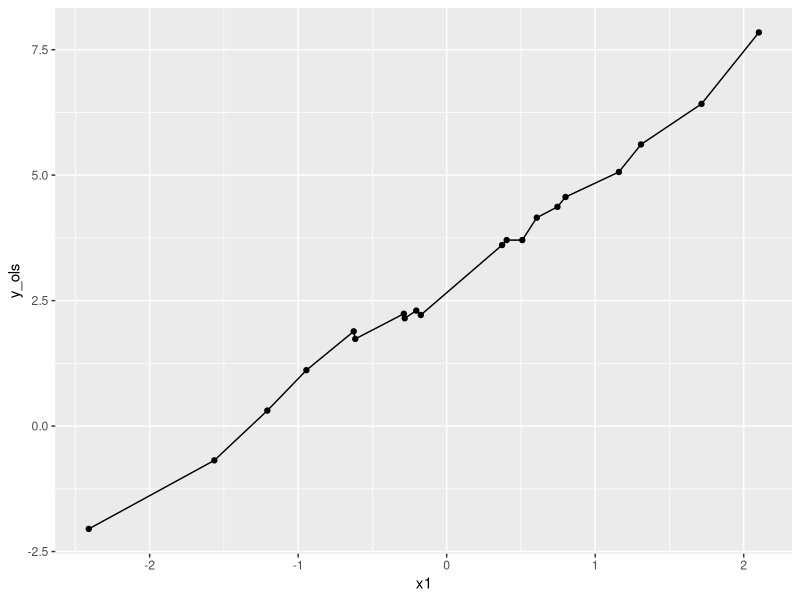
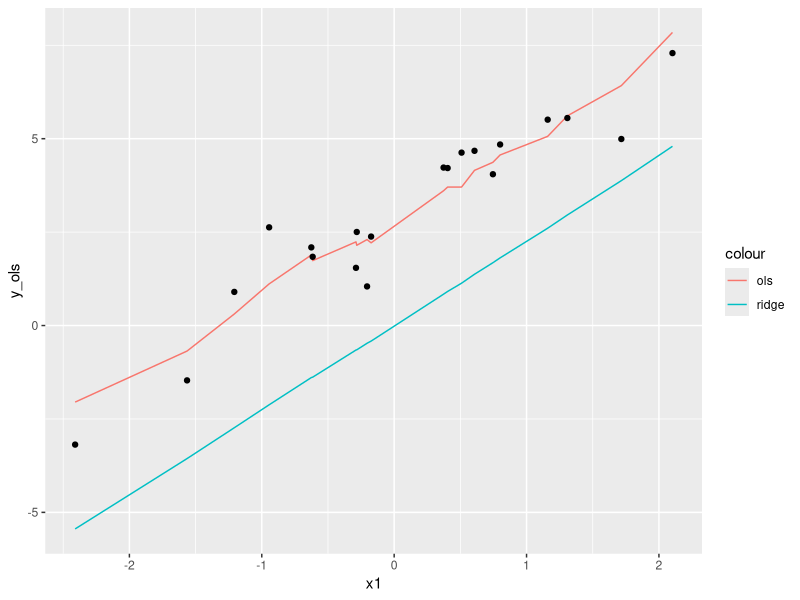
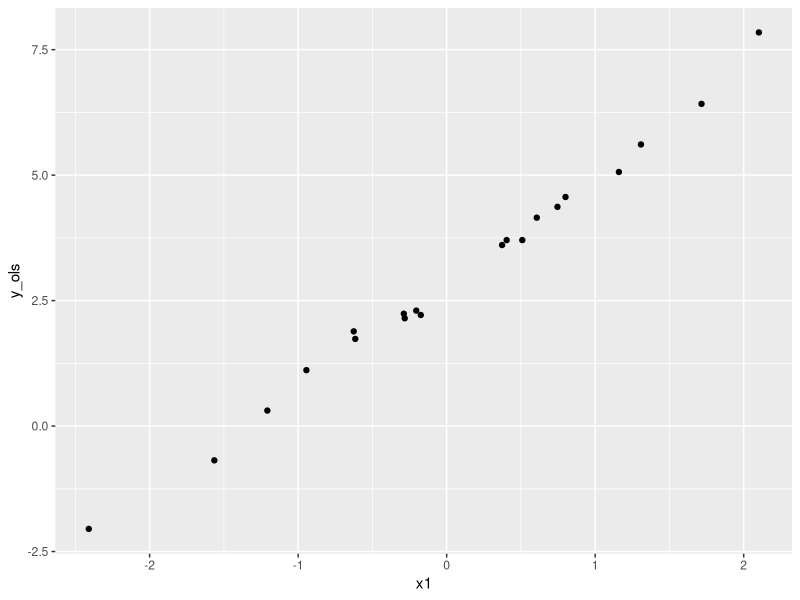

These figures' R source, in order:


x1  <- rnorm(20)
x2  <- rnorm(20, mean=x1, sd=.01)
y  <-  rnorm(20, mean=3+x1+x2)

# ols model
ols_coef = lm(y~x1+x2)$coef
y_ols = ols_coef[1] + ols_coef[2] * x1 + ols_coef[3] * x2
y_ols
# ridge
library(MASS)
ridge_coef = lm.ridge(y~x1+x2, lambda=1)$coef
y_rid = ridge_coef[1] * x1 + ridge_coef[2] * x2




library(ggplot2)
df <- data.frame(x1,x2,y, y_ols, y_rid)

q <- qplot(x1, y_ols, data=df)
q + geom_line()


ggplot(df, aes(x1))+geom_line(aes(y=y_ols, colour="ols"))+geom_line(aes(y=y_rid, colour="ridge"))+geom_point(aes(x=x1, y=y))
q